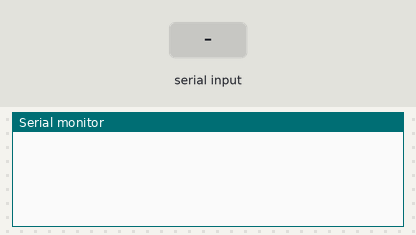
The sketch below on a simulated Arduino Uno, built with avr-gcc and run on an emulated ATmega328P. Shown: the last lines printed to the serial monitor. The inputs (shaded band) are chosen by the test bench.

Above: at 1.7 s.
1.8 s: "tx\n" received over Serial
At 3.0 s:
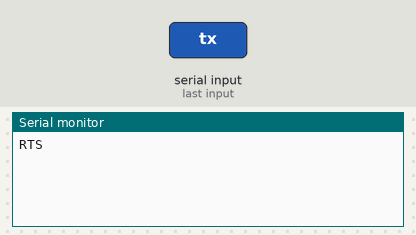
3.3 s: "rx\n" received over Serial
At 4.1 s:
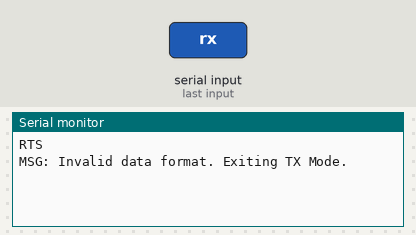
4.8 s: "idn\n" received over Serial
At 5.3 s:
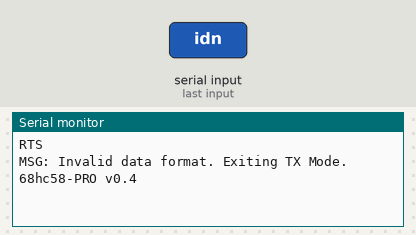
6.3 s: "90,45\n" received over Serial
At 7.6 s:
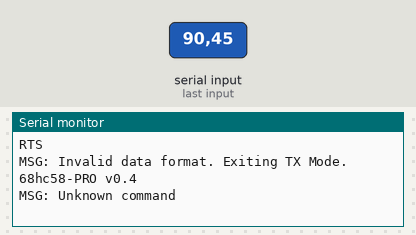

Measured:
- after the input at 1.8 s, the serial monitor: prints a new line at once (image 1)
- after the input at 3.3 s, the serial monitor: prints a new line at once (image 2)
- after the input at 4.8 s, the serial monitor: prints a new line at once (image 3)
- after the input at 6.3 s, the serial monitor: prints a new line at once (image 4)

The sketch:

xc68hc58pro.ino
```cpp
#include <SPI.h>

// Define pin numbers for Chip Select and Reset
#define csPIN 10
#define rstPIN 8
enum Command {
  STANDBY,
  RX,
  TX,
  IDN
};
bool sent = false;
Command currentCommand = STANDBY;
byte statusByte, receivedData;
word result;

void setup() {

  Serial.begin(115200);  //
  pinMode(rstPIN, OUTPUT);
  pinMode(csPIN, OUTPUT);
  SPI.begin();
  SPI.beginTransaction(SPISettings(100000, MSBFIRST, SPI_MODE3));
  digitalWrite(rstPIN, LOW);
  delay(500);
  digitalWrite(rstPIN, HIGH);
  SPIcycle(0x12, 0x1A);  //Config first and then Command 4-11 datasheet for order
}

word SPIcycle(int firstbyte, int secondbyte) {
  digitalWrite(csPIN, LOW);
  delayMicroseconds(100);
  //PORTB &= ~(1 << 2); //cspin
  byte statusByte = SPI.transfer(firstbyte);
  byte receivedData = SPI.transfer(secondbyte);
  digitalWrite(csPIN, HIGH);
  // PORTB |= (1 << 2); //CSpin
  delayMicroseconds(100);
  return (statusByte << 8) | receivedData;
}
// Function to receive data via SPI and print if the status byte is not 0x10
void rxdata() {
  word result = SPIcycle(0x00, 0x02);
  byte statusByte = result >> 8;
  byte receivedData = result & 0xFF;
  if (statusByte != 0x10 && statusByte != 0x00) {
    Serial.print("RX: ");
    if (statusByte < 0x10) {
      Serial.print("0");  // Print a leading 0 for single-digit values
    }
    Serial.print(statusByte, HEX);
    Serial.print(" ");
    if (receivedData < 0x10) {
      Serial.print("0");  // Print a leading 0 for single-digit values
    }
    Serial.println(receivedData, HEX);
  }
}

void checkForCommand() {
  if (Serial.available() > 0) {
    String command = Serial.readStringUntil('\n');
    command.trim();

    if (command.equalsIgnoreCase("rx")) {
      currentCommand = RX;
    } else if (command.equalsIgnoreCase("standby")) {
      currentCommand = STANDBY;
    } else if (command.equalsIgnoreCase("tx")) {
      currentCommand = TX;
    } else if (command.equalsIgnoreCase("idn")) {
      currentCommand = IDN;
    } else {
      Serial.println("MSG: Unknown command");
    }
  }
}

void loop() {
  switch (currentCommand) {
    case RX:
      checkForCommand();
      rxdata();  // Continuously call rxdata() in RX mode
      break;
    case STANDBY:
      checkForCommand();
      // Do nothing, just wait for new commands
      break;
    case TX:
      sent = false;
      Serial.println("RTS");
      while (!sent) {
        if (Serial.available() > 0) {
          String tosend = Serial.readStringUntil('\n');
          tosend.trim();

          // Calculate the number of bytes based on the message length
          int messageLength = tosend.length();
          if (messageLength % 2 == 0) {  // Ensure the length is even (pairs of hex digits)
            int numBytes = messageLength / 2;
            bool valid = true;
            byte data[numBytes];

            // Parse the received data
            for (int i = 0; i < numBytes; ++i) {
              String byteStr = tosend.substring(2 * i, 2 * i + 2);
              if (!isHexadecimalDigit(byteStr.charAt(0)) || !isHexadecimalDigit(byteStr.charAt(1))) {
                valid = false;
                break;
              }
              data[i] = strtol(byteStr.c_str(), NULL, 16);
            }

            if (valid) {
              // Execute the TX commands
              byte statusByte, receivedData;
              for (int i = 0; i < numBytes; ++i) {
                byte commandByte = (i == 0) ? 0x14 : ((i == numBytes - 1) ? 0x0C : 0x04);
                SPIcycle(data[i], commandByte);
              }
              sent = true;
              Serial.println("MSG: Message sent successfully.");
            } else {
              Serial.println("MSG: Invalid data format. Exiting TX Mode.");
              sent = true;  // Exit loop
            }
          } else {
            Serial.println("MSG: Invalid data length. Exiting TX Mode.");
            sent = true;  // Exit loop
          }
        }
      }
      currentCommand = STANDBY;
      break;
    case IDN:
      // Print identifier and switch to standby mode
      Serial.println("68hc58-PRO v0.4");
      currentCommand = STANDBY;
      break;
  }
}
```
